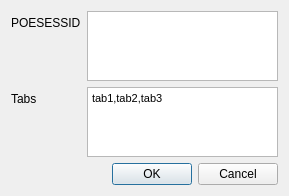
<?xml version="1.0" encoding="UTF-8"?>
<ui version="4.0">
 <class>Dialog</class>
 <widget class="QDialog" name="Dialog">
  <property name="geometry">
   <rect>
    <x>0</x>
    <y>0</y>
    <width>289</width>
    <height>195</height>
   </rect>
  </property>
  <property name="windowTitle">
   <string>Dialog</string>
  </property>
  <layout class="QFormLayout" name="formLayout">
   <item row="0" column="0">
    <widget class="QLabel" name="poesessid_label">
     <property name="text">
      <string>POESESSID</string>
     </property>
    </widget>
   </item>
   <item row="0" column="1">
    <widget class="QTextEdit" name="PoeSessidInputBox"/>
   </item>
   <item row="1" column="0">
    <widget class="QLabel" name="tabs_label">
     <property name="text">
      <string>Tabs</string>
     </property>
    </widget>
   </item>
   <item row="2" column="0" colspan="2">
    <widget class="QDialogButtonBox" name="PoeSessidGetAccount">
     <property name="orientation">
      <enum>Qt::Horizontal</enum>
     </property>
     <property name="standardButtons">
      <set>QDialogButtonBox::Cancel|QDialogButtonBox::Ok</set>
     </property>
    </widget>
   </item>
   <item row="1" column="1">
    <widget class="QTextEdit" name="tabs">
     <property name="html">
      <string>&lt;!DOCTYPE HTML PUBLIC &quot;-//W3C//DTD HTML 4.0//EN&quot; &quot;http://www.w3.org/TR/REC-html40/strict.dtd&quot;&gt;
&lt;html&gt;&lt;head&gt;&lt;meta name=&quot;qrichtext&quot; content=&quot;1&quot; /&gt;&lt;style type=&quot;text/css&quot;&gt;
p, li { white-space: pre-wrap; }
&lt;/style&gt;&lt;/head&gt;&lt;body style=&quot; font-family:'MS Shell Dlg 2'; font-size:8.25pt; font-weight:400; font-style:normal;&quot;&gt;
&lt;p style=&quot; margin-top:0px; margin-bottom:0px; margin-left:0px; margin-right:0px; -qt-block-indent:0; text-indent:0px;&quot;&gt;tab1,tab2,tab3&lt;/p&gt;&lt;/body&gt;&lt;/html&gt;</string>
     </property>
    </widget>
   </item>
  </layout>
 </widget>
 <resources/>
 <connections>
  <connection>
   <sender>PoeSessidGetAccount</sender>
   <signal>accepted()</signal>
   <receiver>Dialog</receiver>
   <slot>accept()</slot>
   <hints>
    <hint type="sourcelabel">
     <x>219</x>
     <y>176</y>
    </hint>
    <hint type="destinationlabel">
     <x>157</x>
     <y>193</y>
    </hint>
   </hints>
  </connection>
  <connection>
   <sender>PoeSessidGetAccount</sender>
   <signal>rejected()</signal>
   <receiver>Dialog</receiver>
   <slot>reject()</slot>
   <hints>
    <hint type="sourcelabel">
     <x>219</x>
     <y>182</y>
    </hint>
    <hint type="destinationlabel">
     <x>286</x>
     <y>193</y>
    </hint>
   </hints>
  </connection>
 </connections>
</ui>
